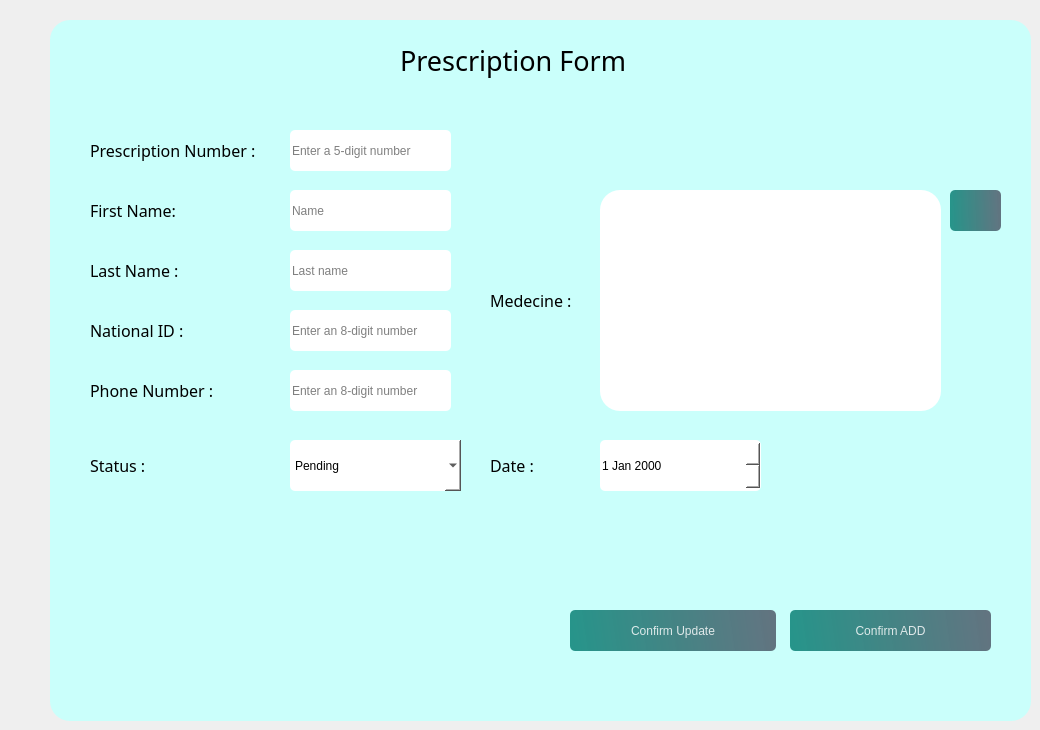
          <widget class="QWidget" name="a3">
           <widget class="QFrame" name="frame_5">
            <property name="geometry">
             <rect>
              <x>50</x>
              <y>20</y>
              <width>981</width>
              <height>701</height>
             </rect>
            </property>
            <property name="styleSheet">
             <string notr="true">

background-color: rgb(202, 255, 251);
border-radius:20px;</string>
            </property>
            <property name="frameShape">
             <enum>QFrame::NoFrame</enum>
            </property>
            <widget class="QPushButton" name="pushButton_22">
             <property name="geometry">
              <rect>
               <x>900</x>
               <y>170</y>
               <width>51</width>
               <height>41</height>
              </rect>
             </property>
             <property name="styleSheet">
              <string notr="true">
#pushButton_20{
color: rgb(0, 0, 0);
}
QPushButton, #pushButton_20{
	background-color: qlineargradient(spread:pad, x1:0, y1:0.505682, x2:1, y2:0.477, stop:0 rgba(11, 131, 120, 219), stop:1 rgba(85, 98, 112, 226));
	color:rgba(255, 255, 255, 210);
	border-radius:5px;
}

QPushButton#pushButton_20:hover{
	background-color: qlineargradient(spread:pad, x1:0, y1:0.505682, x2:1, y2:0.477, stop:0 rgba(150, 123, 111, 219), stop:1 rgba(85, 81, 84, 226));
}

QPushButton#pushButton_20:pressed{
	padding-left:5px;
	padding-top:5px;
	background-color:rgba(150, 123, 111, 255);
}
</string>
             </property>
             <property name="text">
              <string/>
             </property>
             <property name="icon">
              <iconset resource="resource.qrc">
               <normaloff>:/img/img/trash-2.svg</normaloff>:/img/img/trash-2.svg</iconset>
             </property>
             <property name="checkable">
              <bool>true</bool>
             </property>
             <property name="autoExclusive">
              <bool>true</bool>
             </property>
            </widget>
            <widget class="QLabel" name="label_16">
             <property name="geometry">
              <rect>
               <x>40</x>
               <y>110</y>
               <width>201</width>
               <height>41</height>
              </rect>
             </property>
             <property name="font">
              <font>
               <family>Bell MT</family>
               <pointsize>12</pointsize>
               <bold>false</bold>
              </font>
             </property>
             <property name="styleSheet">
              <string notr="true">color: rgb(0, 0, 0);
</string>
             </property>
             <property name="text">
              <string>Prescription Number :</string>
             </property>
            </widget>
            <widget class="QLabel" name="label_17">
             <property name="geometry">
              <rect>
               <x>40</x>
               <y>170</y>
               <width>201</width>
               <height>41</height>
              </rect>
             </property>
             <property name="font">
              <font>
               <family>Bell MT</family>
               <pointsize>12</pointsize>
               <bold>false</bold>
              </font>
             </property>
             <property name="styleSheet">
              <string notr="true">color: rgb(0, 0, 0);</string>
             </property>
             <property name="text">
              <string>First Name:</string>
             </property>
            </widget>
            <widget class="QLabel" name="label_18">
             <property name="geometry">
              <rect>
               <x>40</x>
               <y>230</y>
               <width>201</width>
               <height>41</height>
              </rect>
             </property>
             <property name="font">
              <font>
               <family>Bell MT</family>
               <pointsize>12</pointsize>
               <bold>false</bold>
              </font>
             </property>
             <property name="styleSheet">
              <string notr="true">color: rgb(0, 0, 0);</string>
             </property>
             <property name="text">
              <string>Last Name :</string>
             </property>
            </widget>
            <widget class="QLabel" name="label_19">
             <property name="geometry">
              <rect>
               <x>40</x>
               <y>290</y>
               <width>201</width>
               <height>41</height>
              </rect>
             </property>
             <property name="font">
              <font>
               <family>Bell MT</family>
               <pointsize>12</pointsize>
               <bold>false</bold>
              </font>
             </property>
             <property name="styleSheet">
              <string notr="true">color: rgb(0, 0, 0);</string>
             </property>
             <property name="text">
              <string>National ID :</string>
             </property>
            </widget>
            <widget class="QLabel" name="label_20">
             <property name="geometry">
              <rect>
               <x>40</x>
               <y>420</y>
               <width>201</width>
               <height>51</height>
              </rect>
             </property>
             <property name="font">
              <font>
               <family>Bell MT</family>
               <pointsize>12</pointsize>
               <bold>false</bold>
              </font>
             </property>
             <property name="styleSheet">
              <string notr="true">color: rgb(0, 0, 0);</string>
             </property>
             <property name="text">
              <string>Status :</string>
             </property>
            </widget>
            <widget class="QLabel" name="label_21">
             <property name="geometry">
              <rect>
               <x>440</x>
               <y>170</y>
               <width>111</width>
               <height>221</height>
              </rect>
             </property>
             <property name="font">
              <font>
               <family>Bell MT</family>
               <pointsize>12</pointsize>
               <bold>false</bold>
              </font>
             </property>
             <property name="styleSheet">
              <string notr="true">color: rgb(0, 0, 0);</string>
             </property>
             <property name="text">
              <string>Medecine :</string>
             </property>
            </widget>
            <widget class="QLabel" name="label_22">
             <property name="geometry">
              <rect>
               <x>40</x>
               <y>350</y>
               <width>201</width>
               <height>41</height>
              </rect>
             </property>
             <property name="font">
              <font>
               <family>Bell MT</family>
               <pointsize>12</pointsize>
               <bold>false</bold>
              </font>
             </property>
             <property name="styleSheet">
              <string notr="true">color: rgb(0, 0, 0);</string>
             </property>
             <property name="text">
              <string>Phone Number :</string>
             </property>
            </widget>
            <widget class="QLineEdit" name="lineEdit_tel">
             <property name="geometry">
              <rect>
               <x>240</x>
               <y>350</y>
               <width>161</width>
               <height>41</height>
              </rect>
             </property>
             <property name="styleSheet">
              <string notr="true">background-color: rgb(255, 255, 255);
font: 8pt &quot;Segoe UI&quot;;
border-radius: 5px;
color: rgb(0, 0, 0);</string>
             </property>
             <property name="placeholderText">
              <string>Enter an 8-digit number</string>
             </property>
            </widget>
            <widget class="QLineEdit" name="lineEdit_med">
             <property name="geometry">
              <rect>
               <x>550</x>
               <y>170</y>
               <width>341</width>
               <height>221</height>
              </rect>
             </property>
             <property name="styleSheet">
              <string notr="true">background-color: rgb(255, 255, 255);
color: rgb(0, 0, 0);</string>
             </property>
             <property name="text">
              <string/>
             </property>
             <property name="placeholderText">
              <string/>
             </property>
            </widget>
            <widget class="QLineEdit" name="lineEdit_nom">
             <property name="geometry">
              <rect>
               <x>240</x>
               <y>230</y>
               <width>161</width>
               <height>41</height>
              </rect>
             </property>
             <property name="styleSheet">
              <string notr="true">background-color: rgb(255, 255, 255);
font: 8pt &quot;Segoe UI&quot;;
color: rgb(0, 0, 0);
border-radius: 5px;</string>
             </property>
             <property name="placeholderText">
              <string>Last name</string>
             </property>
            </widget>
            <widget class="QLineEdit" name="lineEdit_prenom">
             <property name="geometry">
              <rect>
               <x>240</x>
               <y>170</y>
               <width>161</width>
               <height>41</height>
              </rect>
             </property>
             <property name="styleSheet">
              <string notr="true">background-color: rgb(255, 255, 255);
font: 8pt &quot;Segoe UI&quot;;
color: rgb(0, 0, 0);
border-radius: 5px;</string>
             </property>
             <property name="placeholderText">
              <string>Name</string>
             </property>
            </widget>
            <widget class="QLineEdit" name="lineEdit_ord">
             <property name="geometry">
              <rect>
               <x>240</x>
               <y>110</y>
               <width>161</width>
               <height>41</height>
              </rect>
             </property>
             <property name="styleSheet">
              <string notr="true">background-color: rgb(255, 255, 255);
font: 8pt &quot;Segoe UI&quot;;
color: rgb(0, 0, 0);
border-radius: 5px;</string>
             </property>
             <property name="placeholderText">
              <string>Enter a 5-digit number</string>
             </property>
            </widget>
            <widget class="QPushButton" name="addbutton1">
             <property name="geometry">
              <rect>
               <x>740</x>
               <y>590</y>
               <width>201</width>
               <height>41</height>
              </rect>
             </property>
             <property name="maximumSize">
              <size>
               <width>16777215</width>
               <height>16777213</height>
              </size>
             </property>
             <property name="styleSheet">
              <string notr="true">
#pushButton_bb{
color: rgb(0, 0, 0);
}
QPushButton, #pushButton_bb{
	background-color: qlineargradient(spread:pad, x1:0, y1:0.505682, x2:1, y2:0.477, stop:0 rgba(11, 131, 120, 219), stop:1 rgba(85, 98, 112, 226));
	color:rgba(255, 255, 255, 210);
	border-radius:5px;
}

QPushButton#pushButton_bb:hover{
	background-color: qlineargradient(spread:pad, x1:0, y1:0.505682, x2:1, y2:0.477, stop:0 rgba(150, 123, 111, 219), stop:1 rgba(85, 81, 84, 226));
}

QPushButton#pushButton_bb:pressed{
	padding-left:5px;
	padding-top:5px;
	background-color:rgba(150, 123, 111, 255);
}
</string>
             </property>
             <property name="text">
              <string>Confirm ADD</string>
             </property>
             <property name="icon">
              <iconset resource="resource.qrc">
               <normaloff>:/img/img/plus-circle.svg</normaloff>:/img/img/plus-circle.svg</iconset>
             </property>
            </widget>
            <widget class="QLabel" name="label_26">
             <property name="geometry">
              <rect>
               <x>350</x>
               <y>20</y>
               <width>271</width>
               <height>41</height>
              </rect>
             </property>
             <property name="font">
              <font>
               <family>Bell MT</family>
               <pointsize>20</pointsize>
               <bold>false</bold>
              </font>
             </property>
             <property name="styleSheet">
              <string notr="true">color: rgb(0, 0, 0);</string>
             </property>
             <property name="text">
              <string>Prescription Form</string>
             </property>
            </widget>
            <widget class="QLineEdit" name="lineEdit_cin">
             <property name="geometry">
              <rect>
               <x>240</x>
               <y>290</y>
               <width>161</width>
               <height>41</height>
              </rect>
             </property>
             <property name="styleSheet">
              <string notr="true">background-color: rgb(255, 255, 255);
font: 8pt &quot;Segoe UI&quot;;
color: rgb(0, 0, 0);
border-radius: 5px;
</string>
             </property>
             <property name="placeholderText">
              <string>Enter an 8-digit number</string>
             </property>
            </widget>
            <widget class="QComboBox" name="comboBox_2">
             <property name="geometry">
              <rect>
               <x>240</x>
               <y>420</y>
               <width>171</width>
               <height>51</height>
              </rect>
             </property>
             <property name="styleSheet">
              <string notr="true">background-color: rgb(255, 255, 255);
color: rgb(0, 0, 0);
border-radius: 5px;</string>
             </property>
             <item>
              <property name="text">
               <string>Pending</string>
              </property>
             </item>
             <item>
              <property name="text">
               <string>Expired</string>
              </property>
             </item>
             <item>
              <property name="text">
               <string>Filled</string>
              </property>
             </item>
            </widget>
            <widget class="QLabel" name="label_149">
             <property name="geometry">
              <rect>
               <x>440</x>
               <y>430</y>
               <width>71</width>
               <height>31</height>
              </rect>
             </property>
             <property name="font">
              <font>
               <family>Bell MT</family>
               <pointsize>12</pointsize>
               <bold>false</bold>
              </font>
             </property>
             <property name="styleSheet">
              <string notr="true">color: rgb(0, 0, 0);</string>
             </property>
             <property name="text">
              <string>Date :</string>
             </property>
            </widget>
            <widget class="QDateEdit" name="dateEdit_11">
             <property name="geometry">
              <rect>
               <x>550</x>
               <y>420</y>
               <width>161</width>
               <height>51</height>
              </rect>
             </property>
             <property name="styleSheet">
              <string notr="true">color: rgb(0, 0, 0);
background-color: rgb(255, 255, 255);
border-radius: 5px;</string>
             </property>
            </widget>
            <widget class="QPushButton" name="update2Button">
             <property name="geometry">
              <rect>
               <x>520</x>
               <y>590</y>
               <width>206</width>
               <height>41</height>
              </rect>
             </property>
             <property name="maximumSize">
              <size>
               <width>16777215</width>
               <height>16777213</height>
              </size>
             </property>
             <property name="styleSheet">
              <string notr="true">
#pushButton_aa{
color: rgb(0, 0, 0);
}
QPushButton, #pushButton_aa{
	background-color: qlineargradient(spread:pad, x1:0, y1:0.505682, x2:1, y2:0.477, stop:0 rgba(11, 131, 120, 219), stop:1 rgba(85, 98, 112, 226));
	color:rgba(255, 255, 255, 210);
	border-radius:5px;
}

QPushButton#pushButton_aa:hover{
	background-color: qlineargradient(spread:pad, x1:0, y1:0.505682, x2:1, y2:0.477, stop:0 rgba(150, 123, 111, 219), stop:1 rgba(85, 81, 84, 226));
}

QPushButton#pushButton_aa:pressed{
	padding-left:5px;
	padding-top:5px;
	background-color:rgba(150, 123, 111, 255);
}
</string>
             </property>
             <property name="text">
              <string>Confirm Update</string>
             </property>
             <property name="icon">
              <iconset resource="resource.qrc">
               <normaloff>:/img/img/check-circle.svg</normaloff>:/img/img/check-circle.svg</iconset>
             </property>
            </widget>
           </widget>
          </widget>
